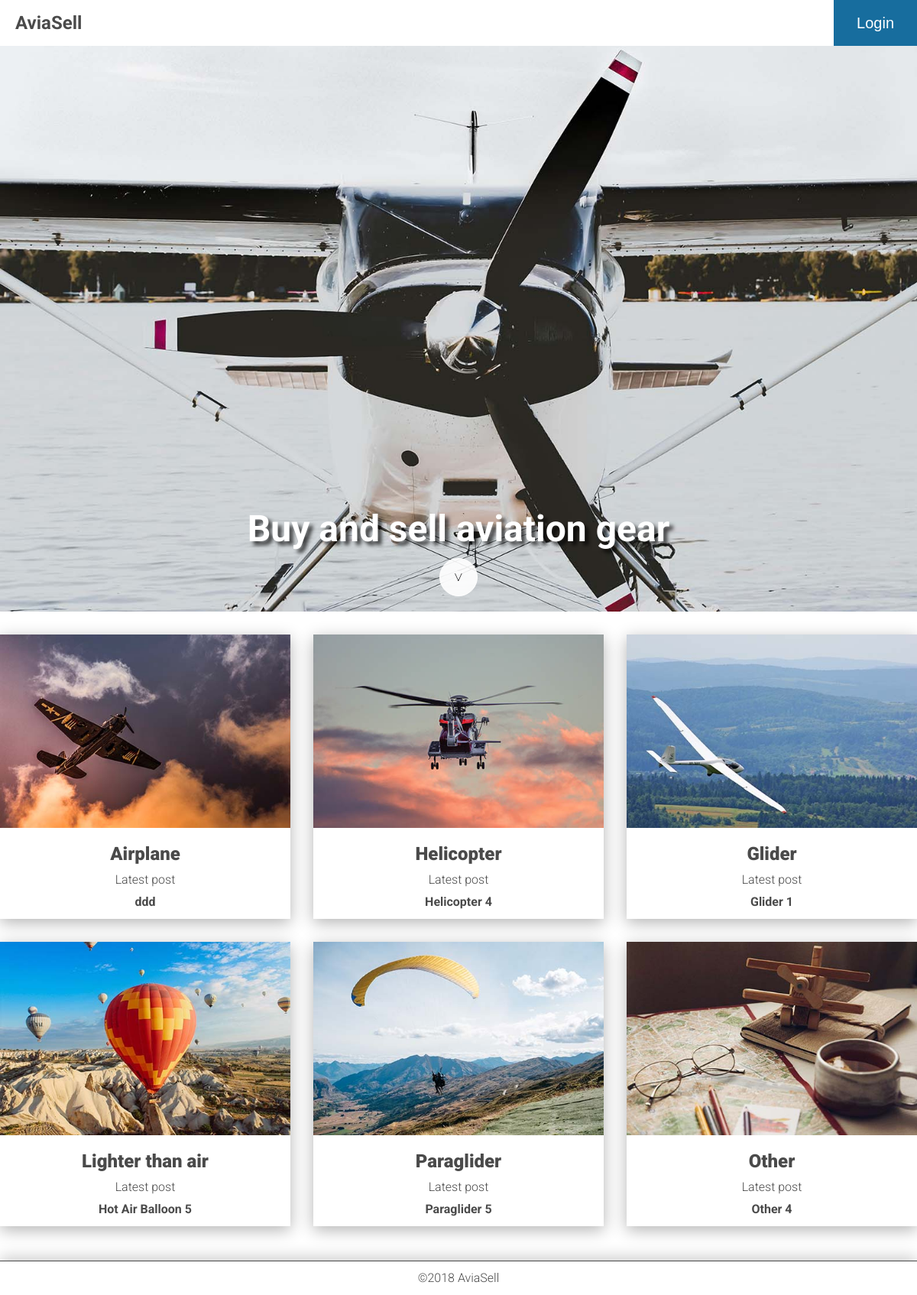
The page / on the database its author committed.
### app/database_setup.py (models this page shows, shortened)
class Category(Base):
    __tablename__ = 'category'
    id = Column(Integer, primary_key=True)
    name = Column(String(250), nullable=False)
    picture = Column(String(250))
    description = Column(String(250))
    slug = Column(String(30), unique=True)

class CategoryItem(Base):
    __tablename__ = 'category_item'
    id = Column(Integer, primary_key=True)
    title = Column(String(80), nullable=False)
    description = Column(Text(), nullable=False)
    location = Column(String(250), nullable=False)
    picture = Column(String(250), nullable=False)
    price = Column(String(32), nullable=False)
    created_date = Column(DateTime, default=datetime.datetime.utcnow)
    category_id = Column(Integer, ForeignKey('category.id'))
    category = relationship(Category)
    user_id = Column(Integer, ForeignKey('user.id'))
    user = relationship(User)

### app/views/index.py (the view)
@webapp.route('/')
def mainIndex():
    categories = CategoryController.categoriesWithLatestItem()
    login_session = AuthController.getSessionData()
    return render_template('index.html',
                           categories=categories,
                           session=login_session)

### app/controllers/authcontroller.py (called while the page is built)
    def getSessionData():
        return login_session

### app/controllers/categorycontroller.py (called while the page is built)
    def categoriesWithLatestItem():
        categories = CategoryModel.getAll()
        result = []
        for category in categories:
            result.append((category, ItemModel.getLatestItem(category.id)))
        return result

### app/models/categorymodel.py (called while the page is built)
    def getAll():
        result = session.query(Category).all()
        return result

### app/models/itemmodel.py (called while the page is built)
    def getLatestItem(category_id):
        result = session.query(CategoryItem)\
                        .filter_by(category_id=category_id)\
                        .order_by(CategoryItem.created_date.desc())\
                        .first()
        return result

### app/templates/index.html (shortened to what this page needs)
{% extends "base.html" %}
{% block content %}
{% if 'username' not in session %}
<div id="banner">
    <div class="bannerText">
        <h1 class="slogan" tabindex="0">
            Buy and sell aviation gear
        </h1>
        <a href="#catList">
            <div class="arrow">
                &gt;
            </div>
        </a>
    </div>
</div>
{% endif %}
<div class="container">
    <ul id="catList" class="categoryList">
        {% for category, item in categories %}
        <li class="categoryItem shadow">
            <a href="{{ url_for('getCategoryPage', category_slug = category.slug) }}">
                <img src="{{ url_for('static', filename='images/' + category.picture) }}"
                     alt="{{ category.description }}">
            </a>
            <h2 class="categoryTitle">
                <a href="{{ url_for('getCategoryPage', category_slug = category.slug) }}">
                    {{ category.name }}
                </a>
            </h2>
            <h3 class="categorySub">
                Latest post
            </h3>
            <h4 class="latestItem">
                <a href="{{ url_for('readItem', category_slug = category.slug, item_name = item.title, item_id=item.id) }}">
                {{item.title}}
                </a>
            </h4>
        </li>
        {% endfor %}
    </ul>
</div>
{% endblock %}

### app/templates/base.html (shortened to what this page needs)
<!doctype html>
<html class="no-js" lang="en">
<head>
    <link rel="stylesheet" href="{{ url_for('static', filename='css/main.css') }}">
    <link rel="stylesheet" href="https://use.fontawesome.com/releases/v5.3.1/css/all.css">
</head>
<body>
    <header class="shadow">
        <div class="logo">
            <a href="{{ url_for('mainIndex') }}">AviaSell</a>
        </div>
        <div class="headerButtons">
            {% if 'username' not in session %}
            <button class="button blue">
                <a href="{{ url_for('login') }}">
                    <div class="text">
                        Login
                    </div>
                </a>
            {% endif %}
            </button>
        </div>
    </header>
    <main>
        {% block content %}{% endblock %}
    </main>
    <footer tabindex="0">
        ©2018 AviaSell
    </footer>
</body>
</html>

### app/static/css/main.css (style rules this page uses)
body,html { margin:0;padding:0;width:100%;height:100% }
embed,img,object,video { margin:0;padding:0;max-width:100% }
body { font-family:Roboto,sans-serif;font-size:16px;line-height:24px;display:-ms-grid;display:grid;-ms-grid-rows:60px auto 60px;grid-template-rows:60px auto 60px;color:#4a4a4a }
li,ul { list-style:none;padding:0;margin:0 }
a { text-decoration:none;color:#4a4a4a }
.shadow { box-shadow:0 5px 20px 0 rgba(0,0,0,.3) }
header { width:100%;height:60px;display:-ms-flexbox;display:flex;-ms-flex-align:center;align-items:center;-ms-flex-pack:justify;justify-content:space-between }
header .logo { padding:0 20px;font-weight:700;font-size:24px;color:#4a4a4a }
header .headerButtons { height:100%;display:-ms-flexbox;display:flex }
header .headerButtons .text { display:none }
header .headerButtons .button { display:-ms-grid;display:grid;-ms-flex-align:center;align-items:center;height:100%;border:none;padding:0 30px;font-size:20px;font-weight:300 }
header .headerButtons .button a { color:#fff }
header .headerButtons .blue { background:#176d9e }
#banner { height:calc(100vh - 60px);background-image:url(../images/mainbanner1500x1000px.jpg);background-color:#4a4a4a;background-position:50%;background-repeat:no-repeat;background-size:cover;width:100%;margin:auto;-ms-flex-align:end;align-items:flex-end }
#banner,#banner .bannerText { display:-ms-flexbox;display:flex;-ms-flex-wrap:wrap;flex-wrap:wrap;-ms-flex-pack:center;justify-content:center }
#banner .bannerText .slogan { width:100%;color:#fff;font-weight:700;font-size:48px;line-height:56px;text-align:center;position:relative;padding:10px 20px;margin:0;text-shadow:5px 5px 5px rgba(0,0,0,.7) }
#banner .bannerText .arrow { display:-ms-grid;display:grid;-ms-flex-pack:center;justify-content:center;-ms-flex-align:center;align-items:center;width:48px;height:48px;border:1px solid #fff;border-radius:50%;background-color:hsla(0,0%,100%,.9);transform:rotate(90deg);margin:0 0 20px;font-size:24px;font-weight:100;color:#000 }
.categoryList { margin:30px 0;grid-gap:30px }
.categoryList,.categoryList .categoryItem { display:-ms-grid;display:grid }
.categoryList .categoryItem .categoryTitle { font-size:24px;font-weight:900;color:#4a4a4a;text-align:center;padding:15px 0 10px;margin:0 }
.categoryList .categoryItem .categorySub { font-size:16px;font-weight:300;color:#4a4a4a;text-align:center;padding:0 0 5px;margin:0 }
.categoryList .categoryItem .latestItem { font-size:16px;font-weight:700;color:#4a4a4a;text-align:center;padding:0 0 10px;margin:0 }
.container,main { max-width:100% }
.container { margin:20px }
footer { -ms-flex-item-align:end;-ms-grid-row-align:end;align-self:end;border-top:1px solid #4a4a4a;font-weight:300;max-width:100%;padding:10px 20px;color:#4a4a4a;text-align:center;box-shadow:0 -5px 20px 0 rgba(0,0,0,.2) }
@media screen and (min-width:500px) { header .headerButtons .text { display:block } }
@media screen and (min-width:500px) { .categoryList { -ms-grid-columns:1fr 1fr;grid-template-columns:1fr 1fr } }
@media screen and (min-width:800px) { .categoryList { -ms-grid-columns:1fr 1fr 1fr;grid-template-columns:1fr 1fr 1fr } }
@media screen and (min-width:1200px) { .container { width:1200px;margin:0 auto } }

### rows shown on the page
Category: picture (picture), name "Airplane", title "ddd"
Category: picture (picture), name "Helicopter", title "Helicopter 4"
Category: picture (picture), name "Glider", title "Glider 1"
Category: picture (picture), name "Lighter than air", title "Hot Air Balloon 5"
Category: picture (picture), name "Paraglider", title "Paraglider 5"
Category: picture (picture), name "Other", title "Other 4"
